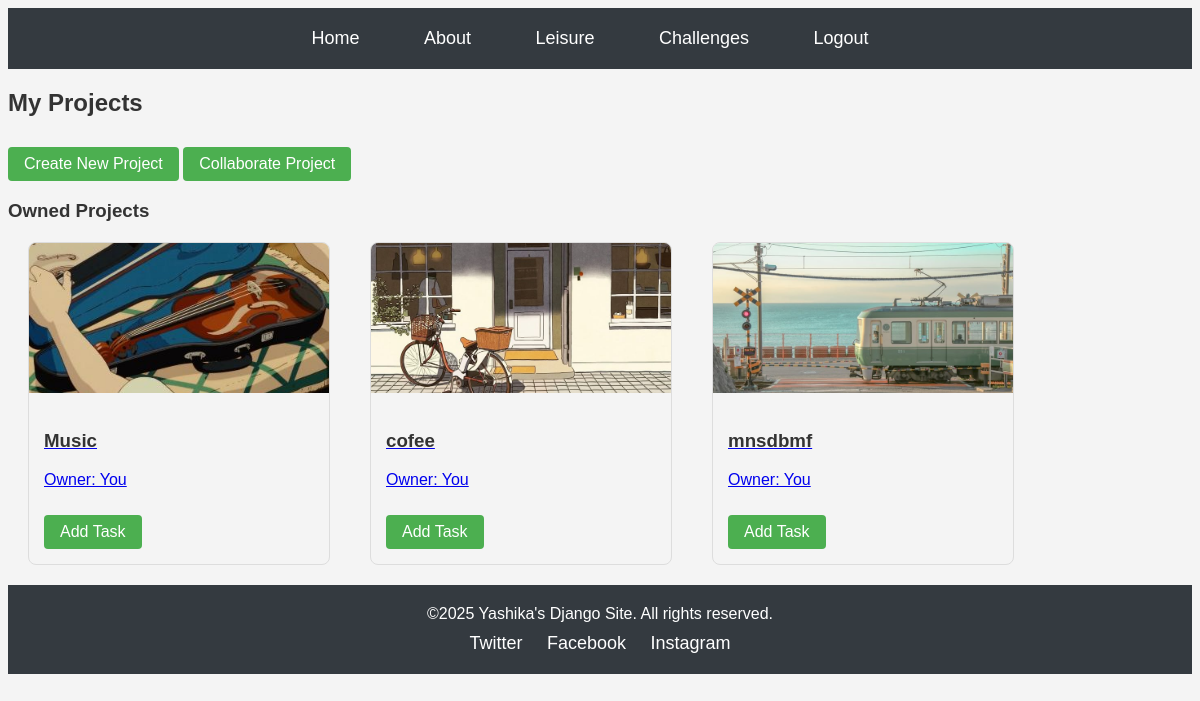
The page /projectList/ (signed in) on the database its author committed.
### leisureProjects/models.py (models this page shows, shortened)
class Project(models.Model):
    WALLPAPER_CHOICES = [
        ('wallpaper1.jpg', 'Wallpaper 1'),
        ('wallpaper2.jpg', 'Wallpaper 2'),
        ('wallpaper3.jpg', 'Wallpaper 3'),
        ('wallpaper4.jpg', 'Wallpaper 4'),
        ('wallpaper5.jpg', 'Wallpaper 5'),
        ('wallpaper6.jpg', 'Wallpaper 6'),
        ('wallpaper7.jpg', 'Wallpaper 6'),
        ('wallpaper8.jpg', 'Wallpaper 6'),
    ]
    name = models.CharField(max_length=200)
    description = models.TextField()
    owner = models.ForeignKey(User, on_delete=models.CASCADE, related_name='owned_projects')
    collaborators = models.ManyToManyField(User, related_name='collaborative_projects', blank=True)
    is_collaborative = models.BooleanField(default=False)
    created_at = models.DateTimeField(auto_now_add=True)
    wallpaper = models.CharField(
        max_length=50,
        choices=WALLPAPER_CHOICES,
        default='wallpaper1.jpg'
    )

### leisureProjects/views.py (the view)
# urls.py: path('projectList/', views.project_list, name="projectList"),
@login_required
def project_list(request):
    owned_projects = Project.objects.filter(owner=request.user)
    collaborative_projects = Project.objects.filter(collaborators=request.user)
    is_premium = hasattr(request.user, 'profile') and request.user.profile.role == 'premium'
    return render(request, 'leisureProjects/projectList.html', {
        'owned_projects': owned_projects,
        'collaborative_projects': collaborative_projects,
        'is_premium': is_premium
    })

### leisureProjects/templates/leisureProjects/projectList.html (shortened to what this page needs)
{% load static %}
{% include 'includes/header.html' %}
<link rel="stylesheet" href="{% static 'css/projectList.css' %}">
<h2>My Projects</h2>
<div class="project-actions">
    <a href="{% url 'createProject' %}" class="btn">Create New Project</a>
    {% if is_premium %}
        <a href="{% url 'createProject' %}?collaborate=true" class="btn premium-btn">Collaborate Project</a>
    {% endif %}
</div>
{% if owned_projects %}
<h3>Owned Projects</h3>
<div class="project-container">
    {% for project in owned_projects %}
    <a href="{% url 'taskList' project.id %}" class="project-link">
        <div class="project-card">
            <img src="{% static 'images/' %}{{ project.wallpaper }}" alt="{{ project.name }} wallpaper" class="project-image">
            <div class="project-info">
                <h3>{{ project.name }}</h3>
                <p>Owner: You</p>
                <a href="{% url 'createTask' project.id %}" class="btn">Add Task</a>
            </div>
        </div>
    </a>
    {% endfor %}
</div>
{% endif %}
{% include 'includes/footer.html' %}

### leisureProjects/static/css/header.css (style rules this page uses)
body { font-family: Arial, sans-serif; background-color: #f4f4f4; color: #333; }
h2, h3 { color: #333; }

### leisureProjects/static/css/projectList.css (style rules this page uses)
.project-container { display: flex; flex-wrap: wrap; gap: 20px; margin: 20px 0; }
.project-card { width: 300px; border: 1px solid #ddd; border-radius: 8px; overflow: hidden; cursor: pointer; transition: border 0.3s ease; }
.project-image { width: 100%; height: 150px; object-fit: cover; }
.project-info { padding: 15px; }
.btn { display: inline-block; padding: 8px 16px; background-color: #4CAF50; color: white; text-decoration: none; border-radius: 4px; margin-top: 10px; }

### rows shown on the page
Project: wallpaper (picture), name "Music"
Project: wallpaper (picture), name "cofee"
Project: wallpaper (picture), name "mnsdbmf"
